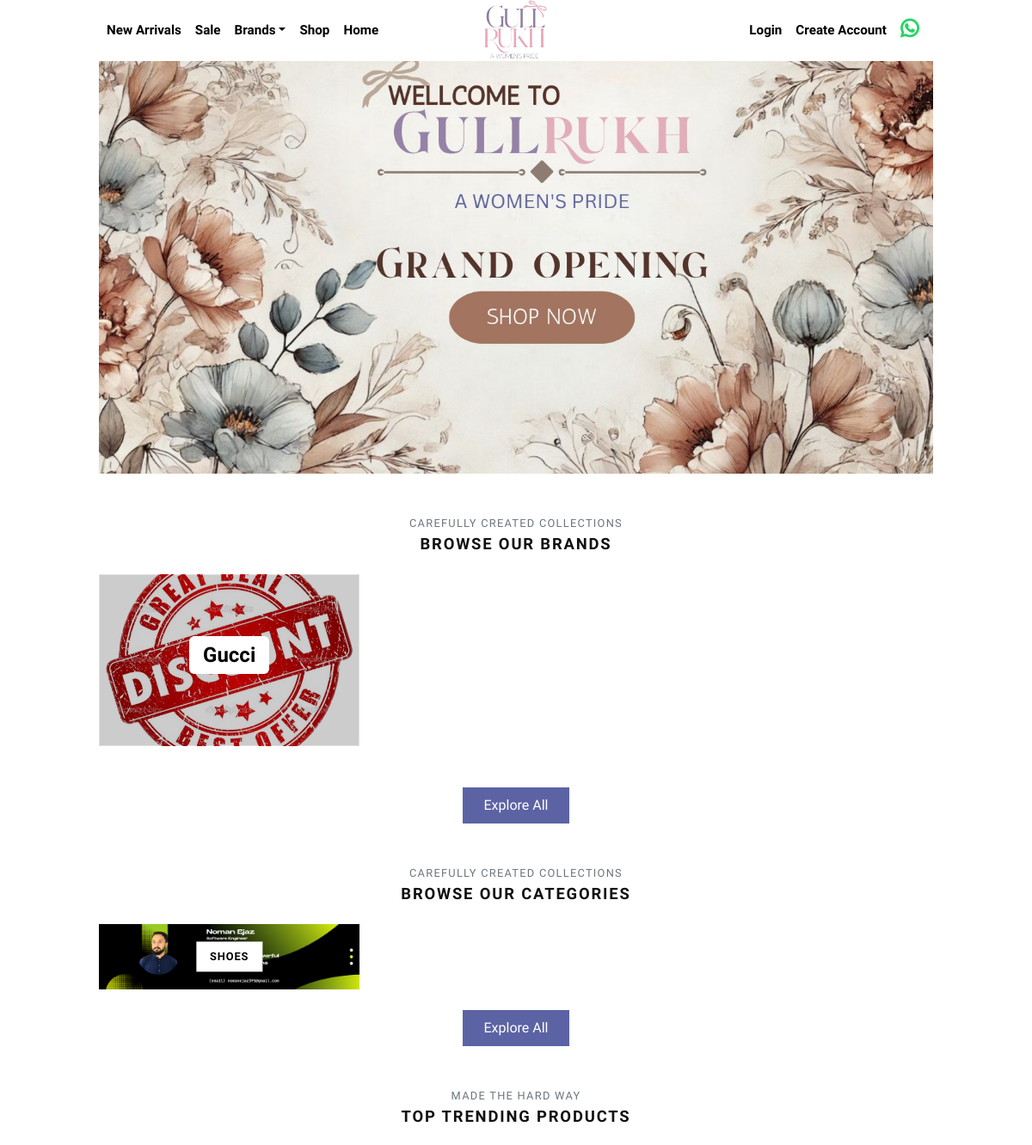
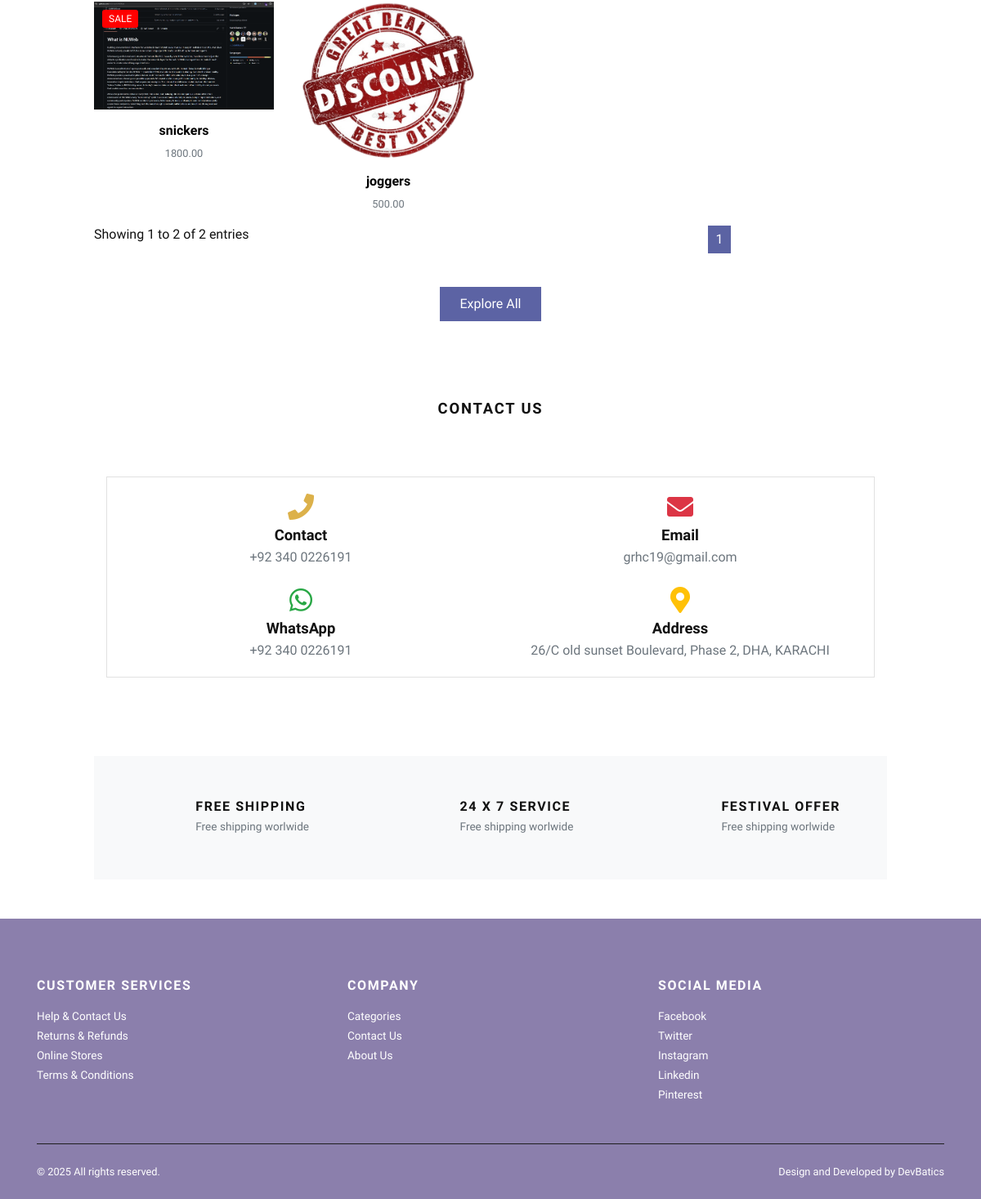
The page / on the database its author committed (2 pictures, top to bottom).
### store/models.py (models this page shows, shortened)
class Brand(models.Model):
    name = models.CharField(max_length=150)
    brand_image = models.ImageField(upload_to='brand', blank=True, null=True)
    Date = models.DateTimeField()

class Category(models.Model):
    brand = models.ForeignKey(Brand, verbose_name="Categoy Brand", on_delete=models.CASCADE, default=False)
    title = models.CharField(max_length=50, verbose_name="Category Title")
    slug = models.SlugField(max_length=55, verbose_name="Category Slug")
    description = models.TextField(blank=True, verbose_name="Category Description")
    category_image = models.ImageField(upload_to='category', blank=True, null=True, verbose_name="Category Image")
    is_active = models.BooleanField(verbose_name="Is Active?")
    is_featured = models.BooleanField(verbose_name="Is Featured?")
    created_at = models.DateTimeField(auto_now_add=True, verbose_name="Created Date")
    class Meta:
        verbose_name_plural = 'Categories'
        ordering = ('-created_at', )

class Product(models.Model):
    category = models.ForeignKey(Category, verbose_name="Product Categoy", on_delete=models.CASCADE)
    basetype = models.ForeignKey(BaseType, verbose_name="Base Type", on_delete=models.CASCADE,default=False)
    title = models.CharField(max_length=150, verbose_name="Product Title")
    quantity = models.CharField(max_length=255,default=False)
    length = models.CharField(max_length=255,default=False)
    width = models.CharField(max_length=255,default=False)
    short_description = models.TextField(verbose_name="Short Description")
    detail_description = models.TextField(blank=True, null=True, verbose_name="Detail Description")
    product_image = models.ImageField(upload_to='product', blank=True, null=True, verbose_name="Product Image")
    price = models.DecimalField(max_digits=8, decimal_places=2)
    is_active = models.BooleanField(verbose_name="Is Active?")
    is_featured = models.BooleanField(verbose_name="Is Featured?")
    new_arrival = models.BooleanField(default=False)
    sale = models.BooleanField(default=False)
    created_at = models.DateTimeField(auto_now_add=True, verbose_name="Created Date")
    class Meta:
        verbose_name_plural = 'Products'
        ordering = ('-created_at', )

### store/views.py (the view)
# urls.py: path('', views.home, name="home"),
def home(request):
    categories = Category.objects.filter(is_active=True, is_featured=True)
    brands = Brand.objects.all()[:9]
    products_paginator = Product.objects.filter(is_active=True, is_featured=True)
    paginator = Paginator(products_paginator, 100)
    page_number = request.GET.get('page')
    products = paginator.get_page(page_number)
    context = {
        'categories': categories,
        'products': products,
        'brands':brands,
    }
    return render(request, 'store/index.html', context)

### templates/store/index.html (shortened to what this page needs)
{% extends 'base.html' %}
{% load static %}
      {% block content %}
      <div class="container col-md-10">
        <section class="hero pb-3 bg-cover bg-center d-flex align-items-center" style="background: url({% static 'img/banner.jpeg' %})">
          <div class="container py-5">
          </div>
        </section>
        <section class="pt-5">
          <header class="text-center">
            <p class="small text-muted small text-uppercase mb-1">Carefully created collections</p>
            <h2 class="h5 text-uppercase mb-4">Browse our Brands</h2>
          </header>
          <div class="row">
            {% for item in brands %}
              <div class="col-md-4 mb-4">
                <a href="{% url 'store:brand_products' item.id %}" class="card text-center text-decoration-none" style="background-image: url('{{ item.brand_image.url }}'); background-size: cover; background-position: center; height: 200px; position: relative; display: flex; align-items: center; justify-content: center;">
                  <h5 class="card-title" style="z-index: 1; background-color: white; color: black; padding: 8px 16px; border-radius: 6px; font-size: 1.5rem;">
                    {{ item.name }}
                  </h5>
                </a>
              </div>
            {% endfor %}
          </div>
          <div class="row mt-4">
            <div class="col-12 text-center">
                <a href="{% url 'store:all_brands' %}" class="btn btn-dark px-4 py-2">
                    Explore All
                </a>
            </div>
        </div>
        </section>
        <section class="pt-5">
          <header class="text-center">
            <p class="small text-muted small text-uppercase mb-1">Carefully created collections</p>
            <h2 class="h5 text-uppercase mb-4">Browse our Categories</h2>
          </header>
          <div class="row">
             {% for item in categories %}
              <div class="col-md-4 mb-4 mb-md-0">
                <a class="category-item" href="{% url 'store:category-products' item.id %}">
                  <strong class="category-item-title">{{item.title}}</strong>
                </a>
              </div>
              {% endfor %}
          </div>
          <div class="row mt-4">
            <div class="col-12 text-center">
                <a href="{% url 'store:all-categories' %}" class="btn btn-dark px-4 py-2">
                    Explore All
                </a>
            </div>
        </div>
        </section>
        <section class="py-5">
          <header class="text-center">
            <p class="small text-muted small text-uppercase mb-1">Made the hard way</p>
            <h2 class="h5 text-uppercase mb-4">Top trending products</h2>
          </header>
          <div class="row">
                 {% for item in products %}
                <div class="col-xl-3 col-lg-4 col-sm-6">
                  <div class="product text-center">
                    <div class="position-relative mb-3">
                       {% if item.sale %}
                            <div style="position: absolute; top: 10px; left: 10px; background-color: red; color: white; padding: 2px 8px; font-size: 12px; border-radius: 3px; z-index: 10;">
                                SALE
                            </div>
                            {% endif %}
                      <a class="d-block" href="{% url 'store:product_detail' item.id %}">
                        {% if item.product_image %}
                        <img class="img-fluid w-100" src="{{ item.product_image.url }}" alt="">
                        {% else %}
                        <img class="img-fluid w-100" src="{% static 'img/cat-img-2.jpg' %}" alt="">
                        {% endif %}
                      </a>
                    </div>
                    <h6> <a class="reset-anchor" href="{% url 'store:product_detail' item.id %}">{{item.title}}</a></h6>
                    <p class="small text-muted">{{item.price}}</p>
                  </div>
                </div>
              {% endfor %}
          </div>
          <div class="row">
            <div class="col-md-4">
                Showing {{ products.start_index }} to {{ products.end_index }} of {{ products.paginator.count }} entries
                </div>
                <div class="col-md-5">
                </div>
                <div class="col-md-3">
                    <nav aria-label="...">
                        <ul class="pagination">
                            <div class="pagination">
                                {% for num in products.paginator.page_range %}
                                    {% if products.number == num %}
                                        <span class="current-page" style="border: 1px solid; padding: 5px; margin-right: 5px;  background-color: #5b63a3; color: white; width: 30px; display: flex; justify-content: center;">{{ num }}</span>
                                    {% elif num in products.paginator.page_range|slice:":4" %}
                                        <a href="?page={{ num }}"  style="border: 1px solid #ccc; padding: 5px; margin-right: 5px; width: 30px; display: flex; justify-content: center;  background-color: #fbf1b8;">{{ num }}</a>
                                    {% elif num == products.paginator.page_range.4 %}
                                    <span style="color: #5b63a3; margin-right: 3px;"> .... </span>
                                    {% elif num in products.paginator.page_range|slice:"-2:" %}
                                        <a href="?page={{ num }}"  style="border: 1px solid #ccc; padding: 5px; margin-right: 5px; width: 30px; display: flex; justify-content: center;  background-color: #fbf1b8;">{{ num }}</a>
                                    {% endif %}
                                {% endfor %}
                            </div>
                        </ul>
                    </nav>
                </div>
            </div>
            <div class="row mt-4">
              <div class="col-12 text-center">
                  <a href="{% url 'store:shop' %}" class="btn btn-dark px-4 py-2">
                      Explore All
                  </a>
              </div>
          </div>
        </section>
         <section class="py-5">
          <header class="text-center">
            <h2 class="h5 text-uppercase mb-4">Contact Us</h2>
          </header>
       <div class="container py-5">
  <div class="card col-md-12 p-0">
    <div class="card-body">
      <div class="row text-center">
        <div class="col-md-6 mb-4">
          <i class="fas fa-phone fa-2x text-primary mb-2"></i>
          <h5 class="mb-1">Contact</h5>
          <p class="text-muted mb-0">+92 340 0226191</p>
        </div>
        <div class="col-md-6 mb-4">
          <i class="fas fa-envelope fa-2x text-danger mb-2"></i>
          <h5 class="mb-1">Email</h5>
          <p class="text-muted mb-0">grhc19@gmail.com</p>
        </div>
        <div class="col-md-6">
          <i class="fab fa-whatsapp fa-2x text-success mb-2"></i>
          <h5 class="mb-1">WhatsApp</h5>
          <p class="text-muted mb-0">+92 340 0226191</p>
        </div>
        <div class="col-md-6">
          <i class="fas fa-map-marker-alt fa-2x text-warning mb-2"></i>
          <h5 class="mb-1">Address</h5>
          <p class="text-muted mb-0">26/C old sunset Boulevard, Phase 2, DHA, KARACHI</p>
        </div>
      </div>
    </div>
  </div>
</div>
  </section>
        <section class="py-5 bg-light">
          <div class="container">
            <div class="row text-center">
              <div class="col-lg-4 mb-3 mb-lg-0">
                <div class="d-inline-block">
                  <div class="media align-items-end">
                    <svg class="svg-icon svg-icon-big svg-icon-light">
                      <use xlink:href="#delivery-time-1"> </use>
                    </svg>
                    <div class="media-body text-left ml-3">
                      <h6 class="text-uppercase mb-1">Free shipping</h6>
                      <p class="text-small mb-0 text-muted">Free shipping worlwide</p>
                    </div>
                  </div>
                </div>
              </div>
              <div class="col-lg-4 mb-3 mb-lg-0">
                <div class="d-inline-block">
                  <div class="media align-items-end">
                    <svg class="svg-icon svg-icon-big svg-icon-light">
                      <use xlink:href="#helpline-24h-1"> </use>
                    </svg>
                    <div class="media-body text-left ml-3">
                      <h6 class="text-uppercase mb-1">24 x 7 service</h6>
                      <p class="text-small mb-0 text-muted">Free shipping worlwide</p>
                    </div>
                  </div>
                </div>
              </div>
              <div class="col-lg-4">
                <div class="d-inline-block">
                  <div class="media align-items-end">
                    <svg class="svg-icon svg-icon-big svg-icon-light">
                      <use xlink:href="#label-tag-1"> </use>
                    </svg>
                    <div class="media-body text-left ml-3">
                      <h6 class="text-uppercase mb-1">Festival offer</h6>
                      <p class="text-small mb-0 text-muted">Free shipping worlwide</p>
                    </div>
                  </div>
                </div>
              </div>
            </div>
          </div>
        </section>
        <br><br>
      </div>
      {% endblock content %}

### rows shown on the page
Brand: brand_image (picture), name "Gucci"
Category: title "SHOES"
Product: sale "SALE", product_image (picture), title "snickers", price "1800.00"
Product: product_image (picture), title "joggers", price "500.00"

### other values the page prints
{{ products.start_index }} "1"
{{ products.end_index }} "2"
{{ products.paginator.count }} "2"
{{ num }} "1"
